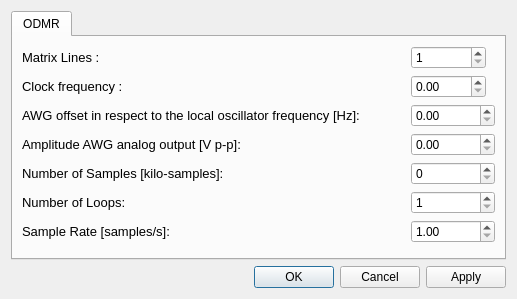
<?xml version="1.0" encoding="UTF-8"?>
<ui version="4.0">
 <class>SettingsDialog</class>
 <widget class="QDialog" name="SettingsDialog">
  <property name="geometry">
   <rect>
    <x>0</x>
    <y>0</y>
    <width>517</width>
    <height>299</height>
   </rect>
  </property>
  <property name="windowTitle">
   <string>qudi: ODMR - Settings</string>
  </property>
  <layout class="QGridLayout" name="gridLayout_2">
   <item row="1" column="0">
    <widget class="QDialogButtonBox" name="buttonBox">
     <property name="orientation">
      <enum>Qt::Horizontal</enum>
     </property>
     <property name="standardButtons">
      <set>QDialogButtonBox::Apply|QDialogButtonBox::Cancel|QDialogButtonBox::Ok</set>
     </property>
    </widget>
   </item>
   <item row="0" column="0">
    <widget class="QTabWidget" name="tabWidget">
     <widget class="QWidget" name="odmrtab">
      <attribute name="title">
       <string>ODMR</string>
      </attribute>
      <layout class="QGridLayout" name="gridLayout">
       <item row="5" column="0">
        <widget class="QLabel" name="label_6">
         <property name="font">
          <font>
           <pointsize>10</pointsize>
          </font>
         </property>
         <property name="text">
          <string>Number of Loops:</string>
         </property>
        </widget>
       </item>
       <item row="7" column="0">
        <spacer name="verticalSpacer">
         <property name="orientation">
          <enum>Qt::Vertical</enum>
         </property>
         <property name="sizeHint" stdset="0">
          <size>
           <width>20</width>
           <height>40</height>
          </size>
         </property>
        </spacer>
       </item>
       <item row="1" column="0">
        <widget class="QLabel" name="label_2">
         <property name="font">
          <font>
           <pointsize>10</pointsize>
          </font>
         </property>
         <property name="toolTip">
          <string>That is the inverse time how long the scanner stays at the desired frequency and counts.</string>
         </property>
         <property name="text">
          <string>Clock frequency :</string>
         </property>
        </widget>
       </item>
       <item row="1" column="1">
        <widget class="QDoubleSpinBox" name="clock_frequency_DoubleSpinBox">
         <property name="sizePolicy">
          <sizepolicy hsizetype="Expanding" vsizetype="Fixed">
           <horstretch>0</horstretch>
           <verstretch>0</verstretch>
          </sizepolicy>
         </property>
         <property name="maximumSize">
          <size>
           <width>75</width>
           <height>16777215</height>
          </size>
         </property>
         <property name="maximum">
          <double>10000.000000000000000</double>
         </property>
        </widget>
       </item>
       <item row="0" column="1">
        <widget class="QSpinBox" name="matrix_lines_SpinBox">
         <property name="sizePolicy">
          <sizepolicy hsizetype="Expanding" vsizetype="Fixed">
           <horstretch>0</horstretch>
           <verstretch>0</verstretch>
          </sizepolicy>
         </property>
         <property name="maximumSize">
          <size>
           <width>75</width>
           <height>16777215</height>
          </size>
         </property>
         <property name="minimum">
          <number>1</number>
         </property>
         <property name="maximum">
          <number>100000</number>
         </property>
        </widget>
       </item>
       <item row="0" column="0">
        <widget class="QLabel" name="label">
         <property name="font">
          <font>
           <pointsize>10</pointsize>
          </font>
         </property>
         <property name="toolTip">
          <string>This is the number of lines plotted in the Matrix Plot (lower plot).</string>
         </property>
         <property name="text">
          <string>Matrix Lines :</string>
         </property>
        </widget>
       </item>
       <item row="2" column="0">
        <widget class="QLabel" name="label_3">
         <property name="font">
          <font>
           <pointsize>10</pointsize>
          </font>
         </property>
         <property name="text">
          <string>AWG offset in respect to the local oscillator frequency [Hz]:</string>
         </property>
        </widget>
       </item>
       <item row="2" column="1">
        <widget class="QDoubleSpinBox" name="awg_offset_frequency_doubleSpinBox">
         <property name="maximum">
          <double>400000000.000000000000000</double>
         </property>
        </widget>
       </item>
       <item row="3" column="1">
        <widget class="QDoubleSpinBox" name="awg_amplitude_doubleSpinBox">
         <property name="maximum">
          <double>4.000000000000000</double>
         </property>
        </widget>
       </item>
       <item row="5" column="1">
        <widget class="QSpinBox" name="number_of_loops_spinBox">
         <property name="minimum">
          <number>1</number>
         </property>
         <property name="maximum">
          <number>100000</number>
         </property>
        </widget>
       </item>
       <item row="4" column="1">
        <widget class="QSpinBox" name="number_of_samples_spinBox">
         <property name="maximum">
          <number>100000</number>
         </property>
        </widget>
       </item>
       <item row="3" column="0">
        <widget class="QLabel" name="label_4">
         <property name="font">
          <font>
           <pointsize>10</pointsize>
          </font>
         </property>
         <property name="text">
          <string>Amplitude AWG analog output [V p-p]:</string>
         </property>
        </widget>
       </item>
       <item row="4" column="0">
        <widget class="QLabel" name="label_5">
         <property name="font">
          <font>
           <pointsize>10</pointsize>
          </font>
         </property>
         <property name="text">
          <string>Number of Samples [kilo-samples]:</string>
         </property>
        </widget>
       </item>
       <item row="6" column="0">
        <widget class="QLabel" name="label_7">
         <property name="font">
          <font>
           <pointsize>10</pointsize>
          </font>
         </property>
         <property name="text">
          <string>Sample Rate [samples/s]:</string>
         </property>
        </widget>
       </item>
       <item row="6" column="1">
        <widget class="QDoubleSpinBox" name="awg_sample_rate_doubleSpinBox">
         <property name="minimum">
          <double>1.000000000000000</double>
         </property>
         <property name="maximum">
          <double>1250000000.000000000000000</double>
         </property>
        </widget>
       </item>
      </layout>
     </widget>
    </widget>
   </item>
  </layout>
 </widget>
 <resources/>
 <connections>
  <connection>
   <sender>buttonBox</sender>
   <signal>accepted()</signal>
   <receiver>SettingsDialog</receiver>
   <slot>accept()</slot>
   <hints>
    <hint type="sourcelabel">
     <x>248</x>
     <y>254</y>
    </hint>
    <hint type="destinationlabel">
     <x>157</x>
     <y>274</y>
    </hint>
   </hints>
  </connection>
  <connection>
   <sender>buttonBox</sender>
   <signal>rejected()</signal>
   <receiver>SettingsDialog</receiver>
   <slot>reject()</slot>
   <hints>
    <hint type="sourcelabel">
     <x>316</x>
     <y>260</y>
    </hint>
    <hint type="destinationlabel">
     <x>286</x>
     <y>274</y>
    </hint>
   </hints>
  </connection>
 </connections>
</ui>
